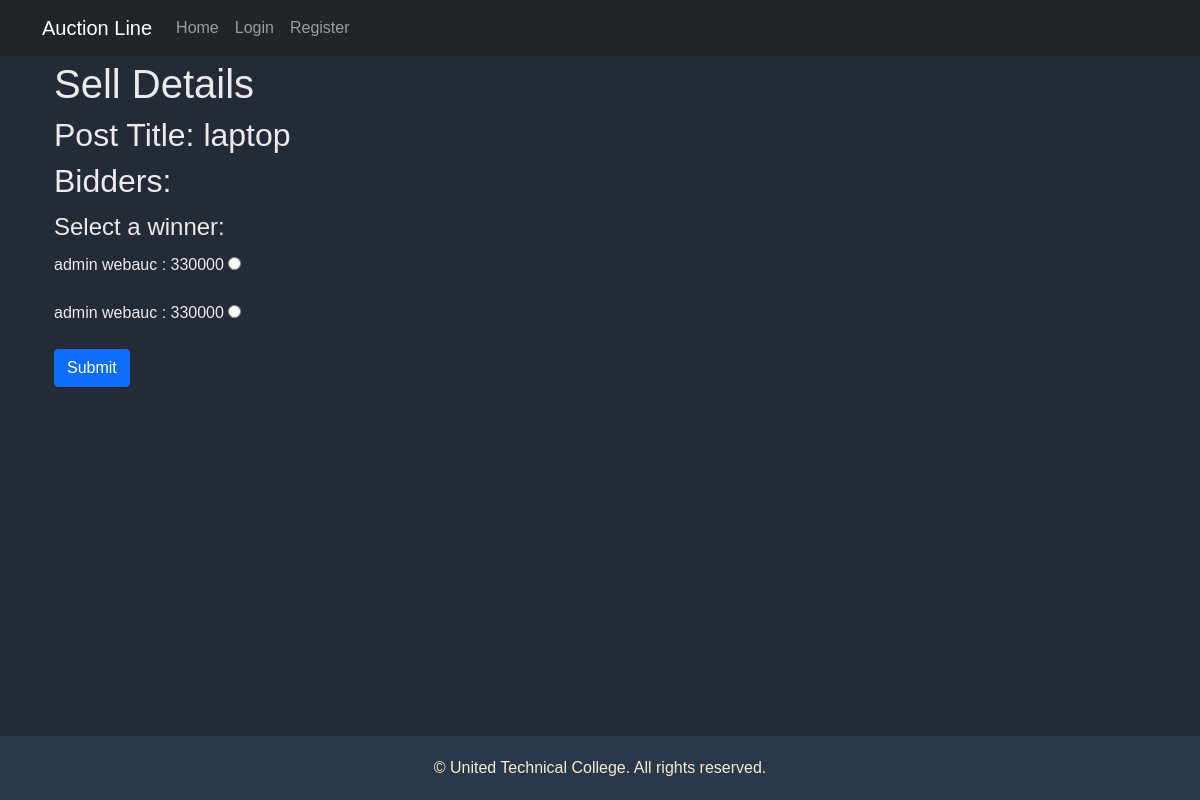
Page /sell/VGsUZqLSdx (signed in) on the committed database.
### postapp/models.py (models this page shows, shortened)
class Post(models.Model):
    def namecomFile1(self, filename):
        return '/'.join([f"{self.category}_pics", str(self.slug), 'comp_pic.jpg'])
    slug = models.CharField(default=None, max_length=16)
    user = models.ForeignKey(get_user_model(), on_delete=models.CASCADE)
    title = models.CharField(max_length=255)
    category = models.CharField(max_length=255, default='Any')
    description = models.TextField(null=True)
    comp_image = models.ImageField(upload_to=namecomFile1,null=True)
    sell_location = models.CharField(default='any', max_length=128)
    sold = models.BooleanField(default=False)
    winner = models.ForeignKey(UserProfile, on_delete=models.CASCADE, null=True, default=None)
    bidstart = models.IntegerField(default=0)
    buynow = models.IntegerField(default=0)
    date_posted = models.DateTimeField(default=datetime.now())
    date_end = models.DateTimeField(default=None)

### bidapp/models.py (models this page shows, shortened)
class Bid(models.Model):
    post = models.ForeignKey(Post, on_delete=models.CASCADE) # sets the post
    participant = models.ForeignKey(UserProfile, on_delete=models.CASCADE) # the bidder
    amount = models.IntegerField() # Bid amount
    datetime = models.DateTimeField(default=datetime.now())

### userapp/models.py (models this page shows, shortened)
class UserProfile(models.Model):
    user = models.ForeignKey(CustomUser, on_delete=models.CASCADE) # sets foreign key to primary key of user table
    full_name =models.CharField(max_length=255)
    primary_location = models.CharField(max_length=128)
    date_of_birth = models.DateField()
    phone_number = models.CharField(max_length=12)

### bidapp/views.py (the view, shortened to what this page needs)
# urls.py: path('sell/<str:slug>', bidviews.sell, name='join'),
@login_required
def sell(request, slug):
    seller = request.user
    post = Post.objects.filter(slug=slug).first()
    if seller != post.user:
        resp = HttpResponse.status_code(402) # 402 error (not authorized) is sent
        return resp
    bids = Bid.objects.filter(post=post).all()
    return render(request, 'bidapp/sell.html', {'bids': bids, 'post':post})

### templates/bidapp/sell.html (shortened to what this page needs)
{% extends 'base.html' %}
{% block content %}
  <div class="container">
    <h1>Sell Details</h1>
    <h2>Post Title: {{ post.title }}</h2>
    <h2>Bidders:</h2>
<form method="post">
  <fieldset>
    <legend>Select a winner:</legend>
    {% for bid in bids %}
      <div>
        {{ bid.participant.full_name }} : {{ bid.amount }}
        <input type="radio" name="pk" value="{{bid.participant.id}}">
      </div>
      <br>
    {% endfor %}
    <div>
      <button type="submit" class="btn btn-primary join-bid-button">Submit</button>
    </div>
  </fieldset>
</form>
  </div>
{% endblock %}

### templates/base.html (style rules this page uses)
body { padding-top: 60px; background-color: #5e6063; font-family: sans-serif; }
body.dark-theme { background-color: rgb(36, 43, 54); color: #ebebeb; }

### rows in the picture
Post: title "laptop"
Bid: participant.full_name "admin webauc", amount "330000"
Bid: participant.full_name "admin webauc", amount "330000"
